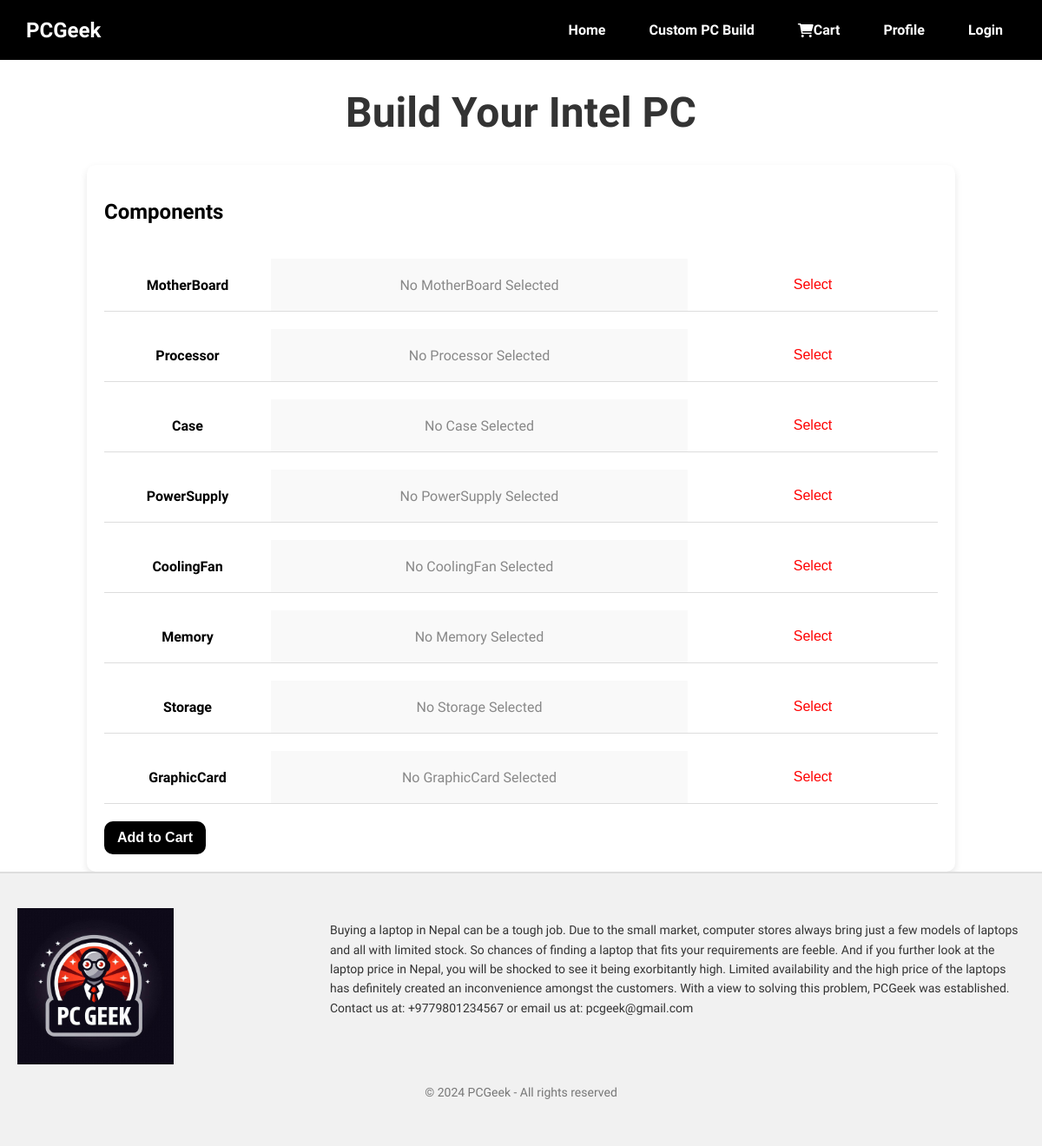
/custom-pc-build/intel/, run on the app's committed database.
### store/models.py (models this page shows, shortened)
class IntelCategory(models.Model):
    name = models.CharField(max_length=255, unique=True)

### store/views.py (the view)
# urls.py: path('custom-pc-build/intel/', views.intel_build, name='intel_build'),
def intel_build(request):
    categories = IntelCategory.objects.prefetch_related('intel_products').all()
    products = IntelProduct.objects.all()
    context = {
        'categories': categories,
    }
    return render(request, 'store/intel_build.html', context)

### store/context_processors.py (called while the page is built)
def cart_count(request):
    if request.user.is_authenticated:
        count = Cart.objects.filter(user=request.user).count()
    else:
        count = 0
    return {'cart_count': count}

### store/templates/store/intel_build.html (shortened to what this page needs)
{% load static %}
<!DOCTYPE html>
<html lang="en">
<head>
    <link rel="stylesheet" href="https://cdnjs.cloudflare.com/ajax/libs/font-awesome/6.0.0-beta3/css/all.min.css">
    <link rel="stylesheet" type="text/css" href="{% static 'css/intelbuild.css' %}">
</head>
<body>
    <header>
        <h1>PCGeek</h1>
        <div class="nav-container">
            <nav>
                <a href="{% url 'home' %}">Home</a>
                <a href="{% url 'custom_pc_build' %}">Custom PC Build</a>
                {% if user.is_authenticated %}
                <a href="{% url 'cart' %}" class="cart-icon">
                    <i class="fas fa-shopping-cart"></i> Cart
                </a>
                {% else %}
                <a href="{% url 'login' %}?next={% url 'cart' %}" class="cart-icon">
                    <i class="fas fa-shopping-cart"></i> Cart
                </a>
                {% endif %}
                {% if user.is_authenticated %}
                <a href="{% url 'profile' %}" class="profile-button">
                    {{ user.username }}
                </a>
                {% else %}
                <a href="{% url 'login' %}" class="profile-button">Profile</a>
                {% endif %}
                {% if user.is_authenticated %}
                <form method="post" action="{% url 'logout' %}" style="display:inline;">
                    {% csrf_token %}
                    <button type="submit" class="logout-button">Logout</button>
                </form>
                {% else %}
                <a href="{% url 'login' %}" class="login-button">Login</a>
                {% endif %}
            </nav>
        </div>
    </header>
    <div class="build-heading">
        <h1>Build Your Intel PC</h1>
    </div>
    <div class="container">
        <h2>Components</h2>
        <table class="components-table">
            {% for category in categories %}
            <tr>
                <td class="category-name"><strong>{{ category.name }}</strong></td>
                <td class="selected-product" id="selected-{{ category.id }}">
                    No {{ category.name }} Selected
                </td>
                <td class="select-btn">
                    <button onclick="toggleDropdown('{{ category.id }}')">Select</button>
                </td>
            </tr>
            {% endfor %}
        </table>
        <form id="intel-product-form">
            <button type="button" onclick="addSelectedIntelProductsToCart()">Add to Cart</button>
        </form>
    </div>
    <footer>
        <div class="footer-content">
            <div class="footer-logo">
                <img src="{% static 'images/logo.png' %}" alt="PCGeek Logo">
            </div>
            <div class="footer-message">
                <p>Buying a laptop in Nepal can be a tough job. Due to the small market, computer stores always bring just a few models of laptops and all with limited stock. So chances of finding a laptop that fits your requirements are feeble. And if you further look at the laptop price in Nepal, you will be shocked to see it being exorbitantly high. Limited availability and the high price of the laptops has definitely created an inconvenience amongst the customers. With a view to solving this problem, PCGeek was established.<br>
                Contact us at: +9779801234567 or email us at: pcgeek@gmail.com
                </p>
            </div>
        </div>
        <div class="footer-bottom">
            <p>&copy; 2024 PCGeek - All rights reserved</p>
        </div>
    </footer>
</body>
</html>

### store/static/css/intelbuild.css (style rules this page uses)
body { font-family: 'Oxanium', sans-serif; margin: 0; padding: 0; background-color: white; color: black; box-sizing: border-box; }
header { background-color: black; display: flex; justify-content: space-between; align-items: center; padding: 15px 30px; width: 100%; box-sizing: border-box; }
header h1 { color: white; font-size: 24px; font-weight: 800; margin: 0; }
.nav-container { display: flex; align-items: center; gap: 20px; }
nav { display: flex; gap: 20px; flex-wrap: wrap; }
nav a, .logout-button, .login-button { color: white; text-decoration: none; font-size: 16px; font-weight: 600; padding: 10px 15px; transition: 0.3s; display: flex; align-items: center; }
.build-heading { text-align: center; margin: 30px 0; }
.build-heading h1 { font-size: 3rem; font-weight: bold; color: #333; }
.container { width: 80%; margin: auto; background: white; padding: 20px; border-radius: 10px; box-shadow: 0 4px 8px rgba(0, 0, 0, 0.1); }
.components-table { width: 100%; border-collapse: separate; border-spacing: 0 20px; margin-top: 20px; }
.components-table td { padding: 20px 10px; border-bottom: 1px solid #ddd; text-align: center; }
.category-name { font-weight: bold; width: 20%; }
.selected-product { width: 50%; color: #888; background: #f9f9f9; padding: 15px; }
.select-btn { width: 30%; text-align: right; }
.select-btn button { color: red; border: none; background: none; font-size: 16px; cursor: pointer; }
#intel-product-form button { color: white; background-color: black; text-decoration: none; font-size: 16px; font-weight: 600; padding: 10px 15px; transition: 0.3s; display: flex; align-items: center; border: none; cursor: pointer; border-radius: 10px; }
footer { background-color: #f1f1f1; padding: 40px 20px; text-align: center; border-top: 2px solid #ddd; }
.footer-content { display: flex; justify-content: space-between; align-items: right; margin-bottom: 20px; }
.footer-logo img { max-width: 180px; height: auto; }
.footer-message { max-width: 800px; text-align: left; font-size: 14px; color: #333; }
.footer-message p { line-height: 1.6; }
.footer-bottom { font-size: 14px; color: #777; }

### data on the page
IntelCategory: name "MotherBoard"
IntelCategory: name "Processor"
IntelCategory: name "Case"
IntelCategory: name "PowerSupply"
IntelCategory: name "CoolingFan"
IntelCategory: name "Memory"
IntelCategory: name "Storage"
IntelCategory: name "GraphicCard"
